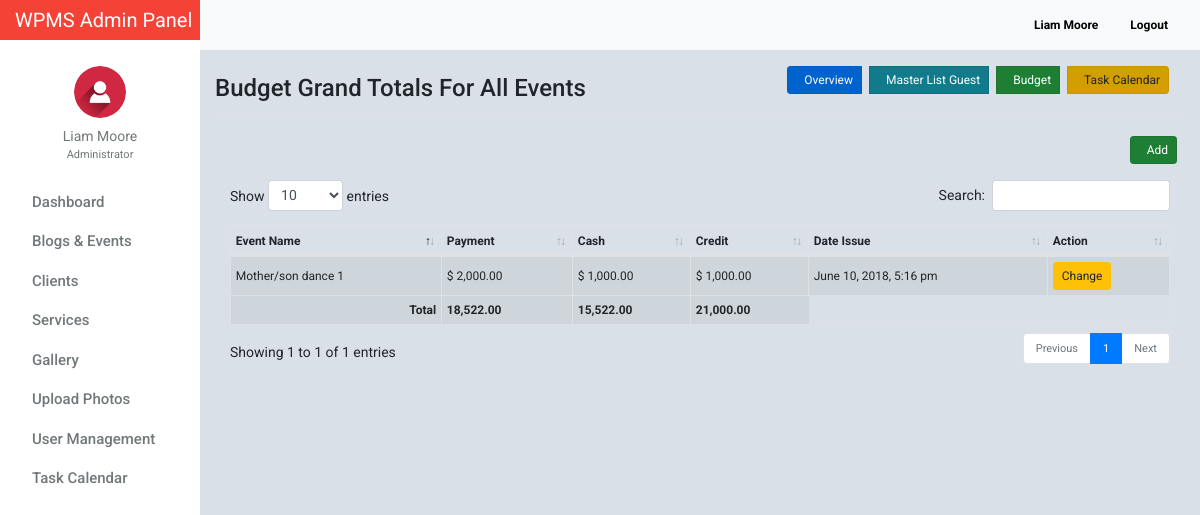
The page /admin/budget_liquidate.php?booking_id=1&user_id=1 (signed in) on the database its author committed.
### tables this page shows
CREATE TABLE `tblusers` (
  `id` int(11) NOT NULL,
  `firstname` varchar(32) NOT NULL,
  `lastname` varchar(32) NOT NULL,
  `gender` enum('m','f') NOT NULL,
  `username` varchar(50) NOT NULL,
  `password` varchar(50) NOT NULL,
  `email` varchar(100) NOT NULL,
  `designation` varchar(100) NOT NULL,
  `address` text NOT NULL,
  `access_level` enum('0','1','2') NOT NULL,
  `profile_picture` varchar(100) NOT NULL,
  `date_created` varchar(100) NOT NULL
);

CREATE TABLE `tbl_liquidation` (
  `id` int(11) NOT NULL,
  `booking_id` int(11) NOT NULL,
  `user_id` int(11) NOT NULL,
  `event_id` int(11) NOT NULL,
  `payment` decimal(10,2) NOT NULL,
  `cash` decimal(10,2) NOT NULL,
  `credit` decimal(10,2) NOT NULL,
  `date_issue` varchar(100) NOT NULL,
  `date_modified` varchar(100) NOT NULL
);

CREATE TABLE `events` (
  `id` int(11) NOT NULL,
  `booking_id` int(11) NOT NULL,
  `title` varchar(255) NOT NULL,
  `location` text NOT NULL,
  `date_created` datetime NOT NULL DEFAULT current_timestamp(),
  `color` varchar(7) DEFAULT NULL,
  `start` datetime NOT NULL,
  `end` datetime DEFAULT NULL
);

### admin/include/database.php (called while the page is built, shortened)
<?php
class Database
{
    public $connection;
    public function open_connection()
    {
        $this->connection = mysqli_connect(DB_HOST, DB_USER, DB_PASS, DB_NAME);
    }
    public function query($sql)
    {
        $result = mysqli_query($this->connection, $sql);
        return $result;
    }
}
$db = new Database();
?>

### admin/include/db_object.php (called while the page is built, shortened)
<?php
class DB_Object
{
    public static function find_by_id($id) {
        $the_result_array = static::find_by_query("SELECT * FROM " . static::$db_table . " WHERE id = $id ORDER BY id DESC  LIMIT 1 ");
        return !empty($the_result_array) ? array_shift($the_result_array) : false;
    }
    public static function find_by_query($sql) {
        global $db;
        $result_set = $db->query($sql);
        $the_object_array = array();
        while($row = mysqli_fetch_array($result_set)) {
            $the_object_array[] = static::instantiation($row);
        }
        return $the_object_array;
    }
    public static function instantiation($the_record){
        $the_object = new $calling_class;
        foreach($the_record as $the_attribute => $value)
        {
            if($the_object->has_the_attribute($the_attribute)) {
                $the_object->$the_attribute = $value;
            }
        }
        return $the_object;
    }
    private function has_the_attribute($the_attribute) {
        $object_properties = get_object_vars($this);
        return array_key_exists($the_attribute, $object_properties);
    }
}
?>

### admin/include/Users.php (called while the page is built, shortened)
<?php
class Users extends DB_Object
{
    public $profile_picture;
    public $upload_directory = "upload/users";
    public $image_placeholder = "http://placehold.it/64x64&text=images";
    public function profile_picture_picture() {
        return empty($this->profile_picture) ? $this->image_placeholder : $this->upload_directory. '/' .$this->profile_picture;
    }
}
?>

### admin/include/Events.php (called while the page is built, shortened)
<?php
class Events extends DB_Object
{
    public static function getLiquidation_by_id($id) {
        global $db;
        $sql = "SELECT * FROM tbl_liquidation INNER JOIN events ON events.id = tbl_liquidation.event_id WHERE tbl_liquidation.booking_id = $id";
        $result_set = $db->query($sql);
        $the_object_array = array();
        while($row = mysqli_fetch_array($result_set)) {
            $the_object_array[] = static::instantiation($row);
        }
        return $the_object_array;
    }
}
?>

### admin/include/Liquidation.php (called while the page is built, shortened)
<?php
class Liquidation extends DB_Object
{
    protected static $db_table = "tbl_liquidation";
    public static function getTotalAmount($id) {
        global $db;
        $sql = "SELECT SUM(payment) FROM " .static::$db_table." WHERE booking_id = $id";
        $result_count = $db->query($sql);
        $row = mysqli_fetch_array($result_count);
        return array_shift($row);
    }
    public static function getTotalAmountCash($id) {
        global $db;
        $sql = "SELECT SUM(cash) FROM " .static::$db_table." WHERE booking_id = $id";
        $result_count = $db->query($sql);
        $row = mysqli_fetch_array($result_count);
        return array_shift($row);
    }
    public static function getTotalAmountCredit($id) {
        global $db;
        $sql = "SELECT SUM(credit) FROM " .static::$db_table." WHERE booking_id = $id";
        $result_count = $db->query($sql);
        $row = mysqli_fetch_array($result_count);
        return array_shift($row);
    }
}
?>

### admin/budget_liquidate.php (the view, shortened to what this page needs)
<?php
    $booking_id = $_GET['booking_id'];
    $user_id = $_GET['user_id'];
    $links='booking_id='.$booking_id.'&user_id='.$user_id;
    $luquidate = Events::getLiquidation_by_id($booking_id);
    $amount = Liquidation::getTotalAmount($booking_id);
    $cash = Liquidation::getTotalAmountCash($booking_id);
    $credit = Liquidation::getTotalAmountCredit($booking_id);
?>
<?php $users_profile = Users::find_by_id($_SESSION['id']); ?>
<!doctype html>
<html lang="en">
<head>
    <link href="css/bootstrap.min.css" rel="stylesheet">
    <link href="css/dashboard.css" rel="stylesheet">
    <link href="css/dataTables.bootstrap4.min.css" rel="stylesheet">
    <link rel="stylesheet" type="text/css"
          href="https://cdn.materialdesignicons.com/2.1.19/css/materialdesignicons.min.css">
</head>
<body>
<?php include_once 'include/sidebar.php'; ?>
<div class="d-flex justify-content-between flex-wrap flex-md-nowrap align-items-center pb-2 mb-3 border-bottom">
    <h4 class="h4 mt-4">Budget Grand Totals For All Events</h4>
    <div class="btn-toolbar mb-2 mb-md-0">
        <div class="btn-group mr-2">
            <a class="btn btn-sm btn-primary mr-2 active" style="font-size: 12px;" href="client_manage_account_details.php?<?= $links; ?>"><i class="mdi mdi-buffer mr-2"></i> Overview</a>
            <a class="btn btn-sm btn-info mr-2 active" style="font-size: 12px;" href="guest_list.php?<?= $links; ?>"><i class="mdi mdi-account-plus mr-2"></i> Master List Guest</a>
            <a class="btn btn-sm btn-success mr-2 active" style="font-size: 12px;" href="budget.php?<?= $links; ?>"><i class="mdi mdi-currency-usd mr-2"></i> Budget</a>
            <a class="btn btn-sm btn-warning mr-2 active" style="font-size: 12px;" href="task_calendar.php?<?= $links; ?>"><i class="mdi mdi-calendar-text mr-2"></i> Task Calendar</a>
        </div>
    </div>
</div>
<div class="text-right">
    <a class="btn btn-sm btn-success mr-2 active mb-3" style="font-size: 12px;" href="budget_add.php?<?= $links; ?>"><i class="mdi mdi-plus mr-2"></i> Add</a>
</div>
<table id="liquidate" class="table table-striped table-hover table-bordered table-sm" cellspacing="0" width="100%">
    <thead>
        <tr>
            <th>Event Name</th>
            <th>Payment</th>
            <th>Cash</th>
            <th>Credit</th>
            <th>Date Issue</th>
            <th>Action</th>
        </tr>
    </thead>
    <tbody>
        <?php foreach($luquidate as $luquidate_item) : ?>
        <tr>
            <td class="special-budget">
                <?php echo $luquidate_item->title; ?> <?php echo $luquidate_item->booking_id; ?>
            </td>
            <td class="special-budget">
                $ <?= number_format($luquidate_item->payment, 2); ?>
            </td>
            <td class="special-budget">
                $ <?= number_format($luquidate_item->cash, 2); ?>
            </td>
            <td class="special-budget">
                $ <?= number_format($luquidate_item->credit, 2); ?>
            </td>
            <td class="special-budget">
                <?= $luquidate_item->date_issue; ?>
            </td>
            <td>
                <a href="budget_edit.php?<?= $links; ?>&budget_id=<?= $luquidate_item->booking_id;?>" class="btn btn-warning btn-sm" style="font-size: 12px;">Change</a>
            </td>
        </tr>
    <?php endforeach; ?>
    </tbody>
    <tfooter>
        <tr>
            <td align="right"><b>Total</b></td>
            <td><b><?= number_format($amount, 2); ?></b></td>
            <td><b><?= number_format($cash, 2); ?></b></td>
            <td><b><?= number_format($credit, 2); ?></b></td>
        </tr>
    </tfooter>
</table>
</main>
</div>
</div>
</body>
</html>

### admin/include/sidebar.php (shortened to what this page needs)
<nav class="navbar sticky-top p-0" style="width: 16.7%;background-color: #f44336;">
    <a class="navbar-brand col-sm-3 col-md-2 mr-0" style="color:white;" href="dashboard.php">
        WPMS Admin Panel
    </a>
</nav>
<div class="container-fluid">
    <div class="row">
        <nav class="col-md-2 d-none d-md-block bg-light sidebar">
            <div class="sidebar-sticky">
                <ul class="nav flex-column">
                    <li class="nav-item mt-3">
                        <div class="text-center">
                            <a href="users_profile.php" class="user-button">
                                <img src="<?= $users_profile->profile_picture_picture(); ?>" class="img-fluid rounded-circle" width="52" height="52" alt="">
                                <div class="user-profile"><?= $users_profile->firstname . ' ' . $users_profile->lastname; ?></div>
                            </a>
                                <div class="text-center mt-0" style="font-size: 11px;color:#72777a;">
                                    <?= ($users_profile->designation == 0) ? 'Administrator' : 'Moderator'; ?>
                                </div>
                        </div>
                    </li>
                    <li class="nav-item"><div class="dropdown-divider"></div></li>
                    <li class="nav-item">
                        <a class="nav-link" href="dashboard.php">
                            Dashboard <span class="sr-only">(current)</span>
                        </a>
                    </li>
                    <li class="nav-item"><div class="dropdown-divider"></div></li>
                    <li class="nav-item">
                        <a class="nav-link" href="blog_events.php">
                            Blogs &amp; Events
                        </a>
                    </li>
                    <li class="nav-item"><div class="dropdown-divider"></div></li>
                    <li class="nav-item">
                        <a class="nav-link" href="client.php" >
                            Clients
                        </a>
                    </li>
                    <li class="nav-item"><div class="dropdown-divider"></div></li>
                    <li class="nav-item">
                        <a class="nav-link" href="service_list.php">
                            Services
                        </a>
                    </li>
                    <li class="nav-item"><div class="dropdown-divider"></div></li>
                    <li class="nav-item">
                        <a class="nav-link" href="photos_view.php">
                            Gallery
                        </a>
                    </li>
                    <li class="nav-item"><div class="dropdown-divider"></div></li>
                    <li class="nav-item">
                        <a class="nav-link" href="photos_add.php">
                            Upload Photos
                        </a>
                    </li>
                    <li class="nav-item"><div class="dropdown-divider"></div></li>
                    <li class="nav-item">
                        <a class="nav-link" href="users.php">
                            User Management
                        </a>
                    </li>
                    <li class="nav-item"><div class="dropdown-divider"></div></li>
                    <li class="nav-item">
                        <a class="nav-link" href="task_all_calendar.php">
                            Task Calendar
                        </a>
                    </li>
                </ul>
            </div>
        </nav>
        <main role="main" class="col-md-9 ml-sm-auto col-lg-10" style="margin-top: -40px;z-index: 999">
            <nav class="navbar navbar-expand-lg navbar-light bg-light" style="margin-left:-15px;margin-right: -15px;">
                <button class="navbar-toggler" type="button" data-toggle="collapse" data-target="#navbarNav" aria-controls="navbarNav" aria-expanded="false" aria-label="Toggle navigation">
                </button>
                <div class="form-inline my-2 my-lg-0">
                    <a class="nav-link" href="users_profile.php"><b><?= ucfirst($users_profile->firstname) . ' ' . ucfirst($users_profile->lastname); ?></b></a>
                    <a class="nav-link" href="logout.php"><b><i class="mdi mdi-logout" style="color: #f44336!important;"></i> Logout</b></a>
                </div>
            </nav>

### admin/css/dashboard.css (style rules this page uses)
body { font-size: .875rem; font-family: 'Roboto', 'Segoe UI',sans-serif; background: #D9E0E7; }
.sidebar { position: fixed; top: 0; bottom: 0; left: 0; z-index: 100; padding: 0; box-shadow: inset -1px 0 0 rgba(0, 0, 0, .1); background-color: #fff; }
.sidebar-sticky { position: -webkit-sticky; position: sticky; top: 40px; height: calc(100vh - 48px); height: 100% !important; padding-top: 2.5rem; overflow-x: hidden; overflow-y: auto; background-color: #fff; }
.sidebar .nav-link { font-weight: 500; color: #72777a; font-size: 15px; text-transform: capitalize; transition: all 2s linear; font-family: 'Roboto', sans-serif; }
.nav.flex-column li.nav-item:nth-child(2) { margin-top:10px; }
.user-profile { color: #72777a; margin-top: 8px; }
img.img-fluid.rounded-circle { margin-top: 10px; }
.form-inline.my-2.my-lg-0 a.nav-link { color: black; font-size: 12px; }
.dropdown-divider { border-top: 1px solid #fff; }
.nav.flex-column a.nav-link { padding: .0rem 1rem; }
.user-profile { text-transform: capitalize; }
.btn-group.mr-2 { border-top-right-radius: 0 !important; border-left-right-radius: 0 !important; }

### admin/budget_liquidate.php (style rules this page uses)
table.table.table-striped.table-bordered.table-sm { font-size:12px; }
td.special-budget { padding-top: 10px !important; }

### rows shown on the page
tblusers: profile_picture (picture), firstname "Liam", lastname "Moore"
tbl_liquidation: event.title "Mother/son dance", event.booking_id "1", payment "2,000.00", cash "1,000.00", credit "1,000.00", date_issue "June 10, 2018, 5:16 pm"

### other values the page prints
$amount "18,522.00"
$cash "15,522.00"
$credit "21,000.00"
